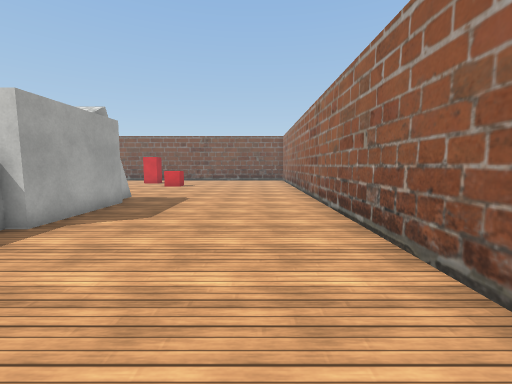
view 1 (above)

17 first-person views from a walk through a Unity game level. The camera is 1.4 m above the floor, tilts 6° down and sees 90° across. The floor is counted in squares, 1 m on a side. Each view is taken from the middle of a square. On the plan, view 1 faces up. The plan holds only what a view shows up to about 13 squares ahead; the rest is blank. The player is left out. Some surface patterns are stand-ins.

view 2
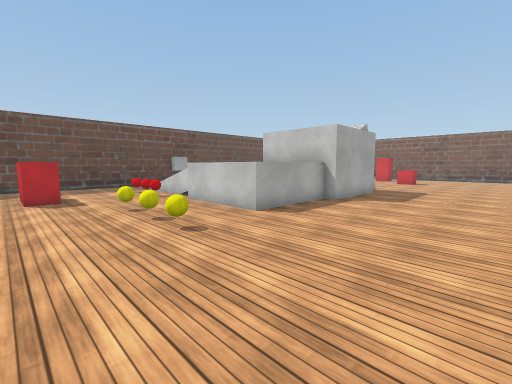

view 3
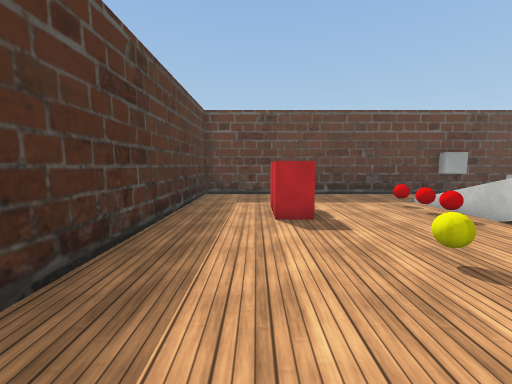

view 4
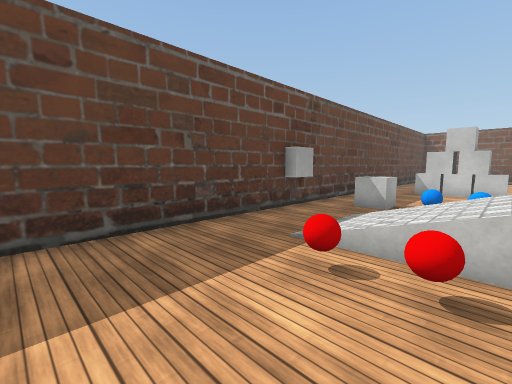

view 5
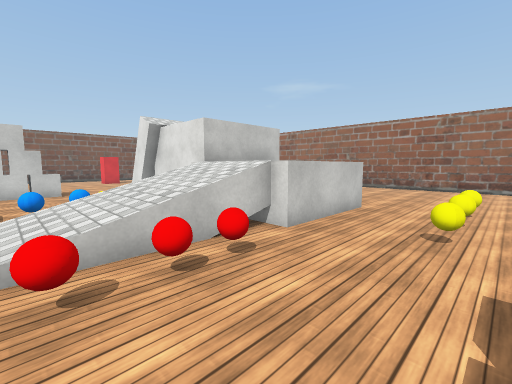

view 6
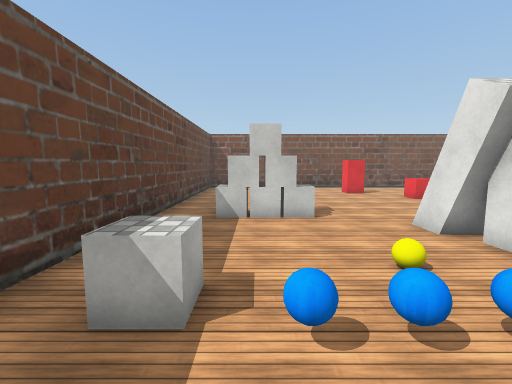

view 7
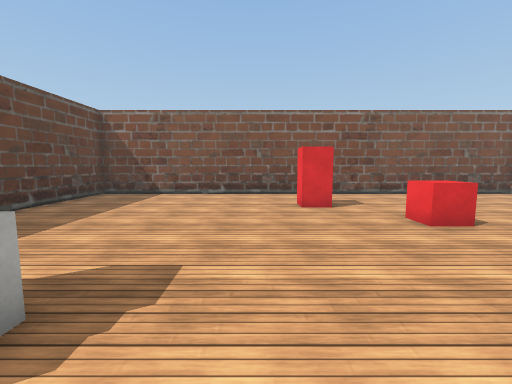

view 8
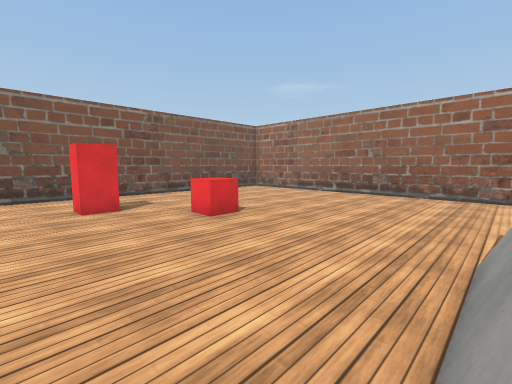

view 9
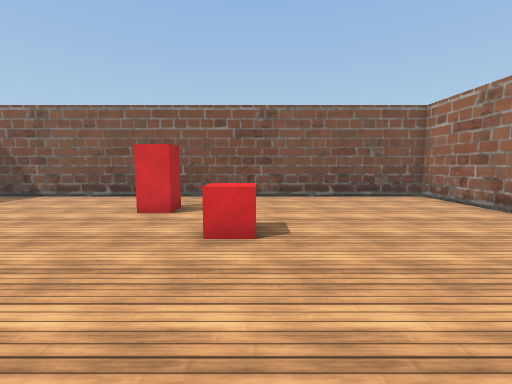

view 10
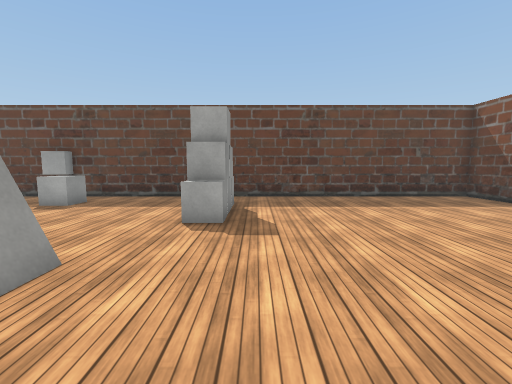

view 11
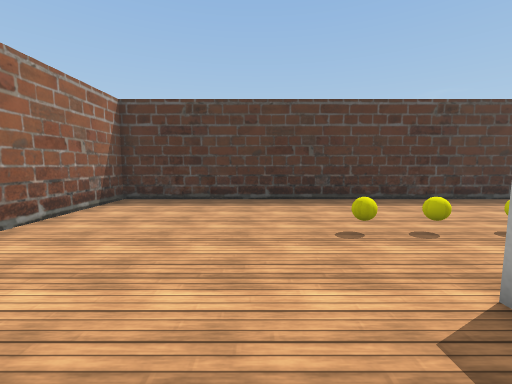

view 12
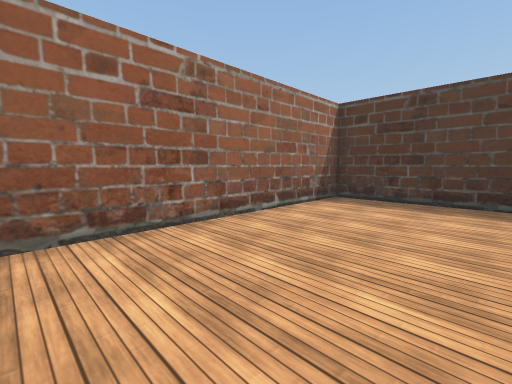

view 13
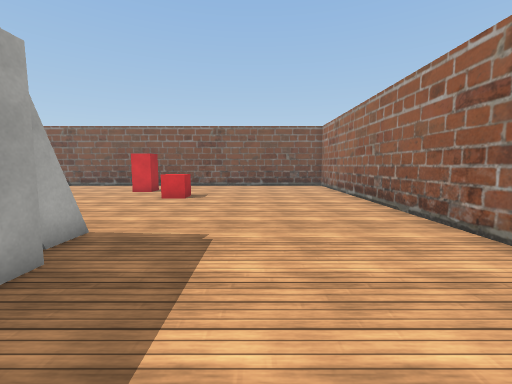

view 14
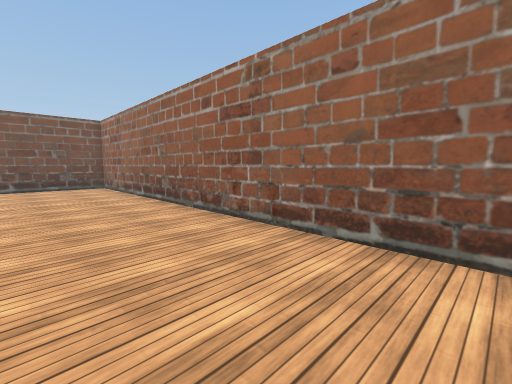

view 15
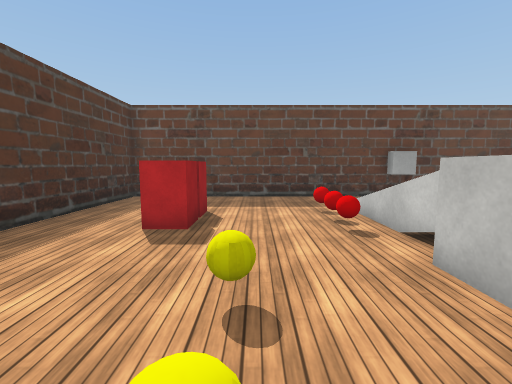

view 16
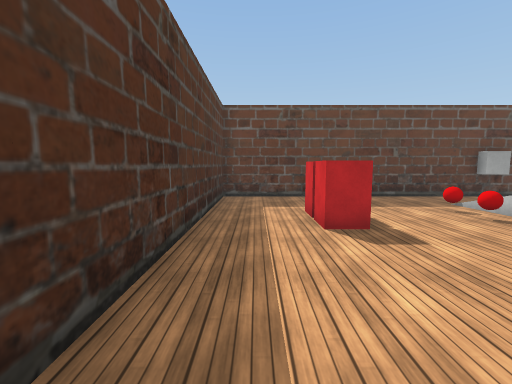

view 17
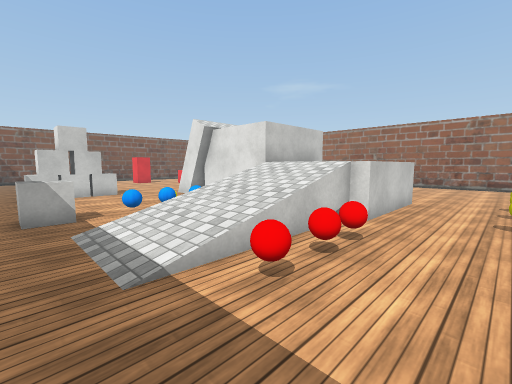

### Floor plan
Key: @ floor where view 1 was taken; # wall or solid block; . floor; / step, stairs or slope; = window, fence, low wall or low ledge; ^ raised ledge; B red ball; Y yellow ball; R red block; C cube; A ball; E red cube.
Columns run from 18 left of view 1 to 3 right of it. Each row starts with its distance up from view 1.
 24 ######################
 23 #....................#
 22 #....................#
 21 #....................#
 20 #.........R..........#
 19 #....................#
 18 #...........EE.......#
 17 #...........EE.......#
 16 #....................#
 15 #....................#
 14 #....................#
 13 #..CCCC..............#
 12 # .CCCC..............#
 11 # .......####........#
 10 #........#  #........#
  9 #........#  ##.......#
  8 #......Y.#   #.......#
  7 #..C.... #   #.......#
  6 CC...AAA #^^^#.......#
  5 CC../////    ........#
  4 #.../////    ........#
  3 #.../////    ........#
  2 #.../=//#    ........#
  1 #...B.BB.............#
  0 #.................@..#
 -1 #.........YY.Y.......#
 -2 #....................#
 -3 #...RRR..............#
 -4 #....................#
 -5 #....................#
 -6 #....................#
 -7 ######################

Positions as (right, up) in squares from view 1, and headings:
1: (0, 0), facing up
2: (0, -4), facing up-left
3: (-5, -4), facing left
4: (-12, -2), facing up-left
5: (-14, -2), facing up-right
6: (-14, 4), facing up
7: (-10, 11), facing up
8: (-10, 11), facing up-right
9: (-5, 12), facing up
10: (-6, 14), facing left
11: (-3, 4), facing down
12: (-3, 4), facing down-right
13: (-2, 6), facing up
14: (-2, 6), facing up-right
15: (-6, -1), facing left
16: (-6, -5), facing left
17: (-16, -1), facing up-right
